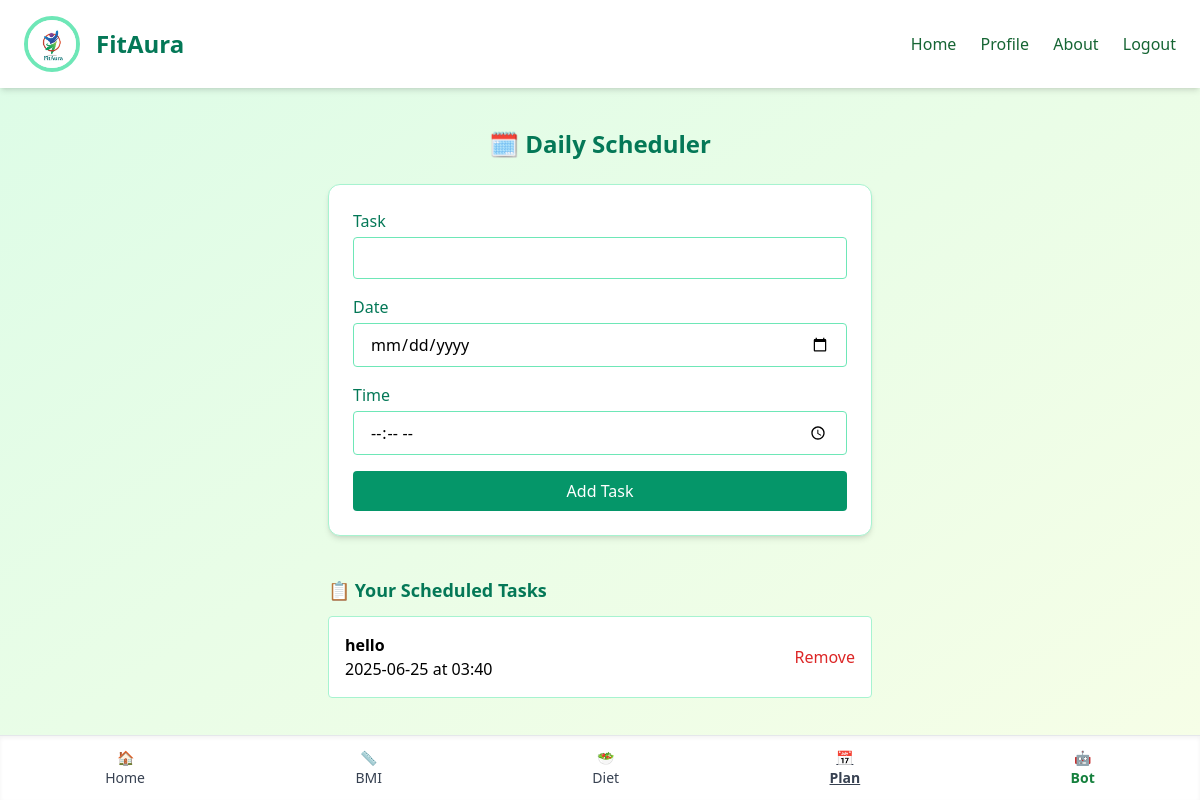
The page /schedule (signed in) on the database its author committed.
### app.py (models this page shows)
class Schedule(db.Model):
    id = db.Column(db.Integer, primary_key=True)
    user_email = db.Column(db.String(120), nullable=False)
    task = db.Column(db.String(255), nullable=False)
    date = db.Column(db.String(10), nullable=False)
    time = db.Column(db.String(5), nullable=False)

### app.py (the view, shortened to what this page needs)
@app.route("/schedule", methods=["GET", "POST"])
def schedule():
    if "user" not in session:
        return redirect("/login")
    user_tasks = Schedule.query.filter_by(user_email=session["user"]["email"]).all()
    return render_template("schedule.html", tasks=user_tasks)

### templates/schedule.html (shortened to what this page needs)
<!DOCTYPE html>
<html lang="en">
<head>
  <script src="https://cdn.tailwindcss.com"></script>
</head>
<body class="bg-gradient-to-br from-green-100 to-lime-50 h-screen flex flex-col">
  <nav class="bg-white shadow-md py-4 px-6 flex justify-between items-center">
    <div class="flex items-center space-x-4">
       <div class="w-14 h-14 rounded-full border-4 border-emerald-300 overflow-hidden">
         <img src="/static/assets/logo.png" alt="FitAura Logo" class="w-full h-full object-cover">
       </div>
       <h1 class="text-2xl font-bold text-emerald-700">FitAura</h1>
    </div>
    <div class="space-x-4">
      <div class="space-x-5 text-green-800 font-medium">
      <a href="/index" class="hover:text-green-600">Home</a>
      <a href="/profile" class="hover:text-green-600">Profile</a>
      <a href="/about" class="hover:text-green-600">About</a>
      <a href="/logout" class="hover:text-red-500">Logout</a>
      </div>
    </div>
  </nav>
  <main class="pt-10 px-4 max-w-xl mx-auto w-full flex-grow overflow-y-auto mb-24">
    <h2 class="text-2xl font-bold text-emerald-700 mb-6 text-center">🗓️ Daily Scheduler</h2>
    <form method="POST" class="bg-white p-6 rounded-xl shadow-md border border-emerald-200 space-y-4">
      <div>
        <label for="task" class="block mb-1 font-medium text-emerald-700">Task</label>
        <input type="text" id="task" name="task" class="w-full px-4 py-2 rounded border border-emerald-300" required />
      </div>
      <div>
        <label for="date" class="block mb-1 font-medium text-emerald-700">Date</label>
        <input type="date" id="date" name="date" class="w-full px-4 py-2 rounded border border-emerald-300" required />
      </div>
      <div>
        <label for="time" class="block mb-1 font-medium text-emerald-700">Time</label>
        <input type="time" id="time" name="time" class="w-full px-4 py-2 rounded border border-emerald-300" required />
      </div>
      <button type="submit" class="w-full bg-emerald-600 text-white py-2 rounded hover:bg-emerald-700">Add Task</button>
    </form>
    <section class="mt-10">
      <h3 class="text-lg font-semibold text-emerald-700 mb-3">📋 Your Scheduled Tasks</h3>
      <ul id="task-list" class="space-y-3">
        {% for task in tasks %}
          <li class="bg-white p-4 rounded border border-emerald-200 flex justify-between items-center">
            <div>
              <strong>{{ task.task }}</strong><br />
              {{ task.date }} at {{ task.time }}
            </div>
            <form method="POST" action="/delete-task" onsubmit="return confirm('Are you sure?')">
              <button type="submit" class="text-red-600 hover:underline">Remove</button>
            </form>
          </li>
        {% endfor %}
      </ul>
    </section>
  </main>
  <nav class="fixed bottom-0 left-0 right-0 bg-white border-t shadow-inner z-50">
    <div class="flex justify-around items-center py-3 text-sm text-gray-700">
      <a href="/index" class="flex flex-col items-center hover:text-green-700">
        <span>🏠</span><span>Home</span>
      </a>
      <a href="/bmi" class="flex flex-col items-center hover:text-green-700">
        <span>📏</span><span>BMI</span>
      </a>
      <a href="/diet" class="flex flex-col items-center hover:text-green-700">
        <span>🥗</span><span>Diet</span>
      </a>
      <a href="/schedule" class="flex flex-col items-center hover:text-green-700 font-bold underline">
        <span>📅</span><span>Plan</span>
      </a>
      <a href="/chatbot" class="flex flex-col items-center text-green-700 font-semibold">
        <span>🤖</span><span>Bot</span>
      </a>
    </div>
  </nav>
</body>
</html>

### rows shown on the page
Schedule: task "hello", date "2025-06-25", time "03:40"
